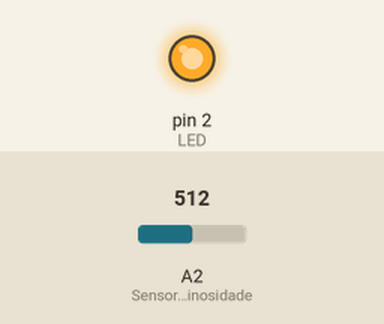
Simulated run of this sketch. Board: Arduino Uno, built with avr-gcc and run on an emulated ATmega328P. Shown: output pins drawn as LEDs (lit = HIGH). The test bench sets the inputs (shaded band); at power-on: A2 (Sensor_de_Luminosidade) = 512. No radio packets arrive unless stated; what the sketch prints to the serial monitor is not drawn.

Above: at 1.2 s.
1.3 s: A2 (Sensor_de_Luminosidade) set to 90
At 3.2 s:
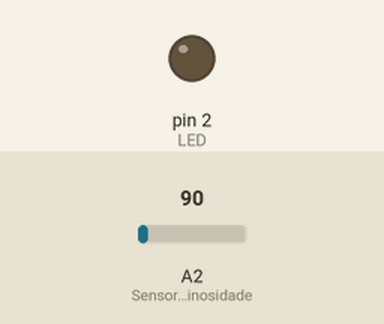
3.5 s: A2 (Sensor_de_Luminosidade) set to 104
At 4.7 s:
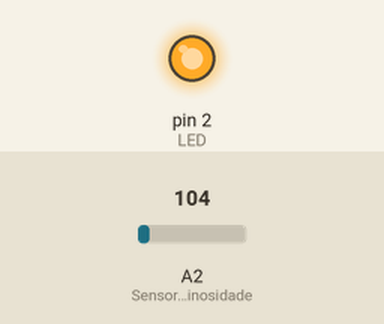
8.4 s: A2 (Sensor_de_Luminosidade) set to 0
At 10.4 s:
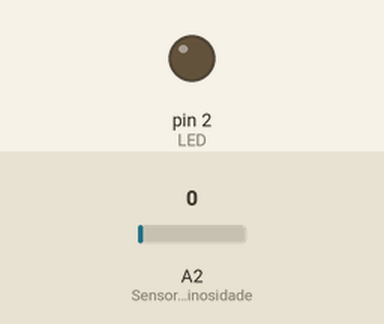
10.7 s: A2 (Sensor_de_Luminosidade) set to 110
At 12.1 s:
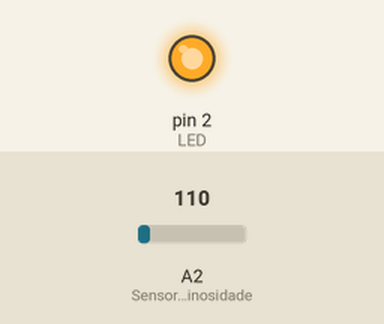
Timing chart, 0 to 16.6 s (numbered marks = the images above; inputs shaded):
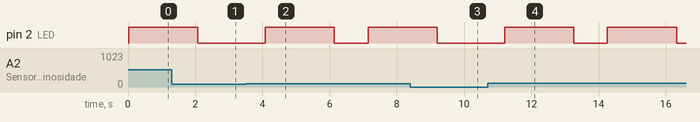

The sketch:

Emissor_SDL.ino
```cpp
//Bibliotecas
#include <SPI.h>
#include <LoRa.h>

//Definição dos pinos utilizados pelo LoRa
#define SS 30
#define RST 13
#define D0 11

void setup() {
  //Inicia comunicação serial
  Serial.begin(115200);

  //Configura o LED e o sensor
  pinMode(2, OUTPUT); //LED
  pinMode(A2, INPUT); //Sensor de Luminosidade

  //Configura os pinos do Lora
  LoRa.setPins(SS, RST, D0);

  //Configurando a frequência do LoRa
  while (!LoRa.begin(915E6)) {
    Serial.println(" ... ");
    delay(500);
  }

  //Sincroniza LoRa Emissor-Receptor
  LoRa.setSyncWord(0xAA);
  Serial.println("Sincronização Completa");
}

void loop() {

    if (analogRead(A2)>=600) //Se o sensor perceber alta claridade
    {
      Serial.print("Emitindo Mensagem: ");

      //Liga o LED
      digitalWrite(2, HIGH);

      //Enviando a mensagem
      LoRa.beginPacket();
      LoRa.print("Alta Luminosidade Percebida");
      LoRa.endPacket();
      delay(2000);

      //Desliga o LED
      digitalWrite(2, LOW);
    }
    else if (analogRead(A2)>=100)
    {
      Serial.print("Emitindo Mensagem: ");

      //Liga o LED
      digitalWrite(2, HIGH);

      //Enviando a mensagem
      LoRa.beginPacket();
      LoRa.print("Alta Luminosidade Percebida");
      LoRa.endPacket();
      delay(2000);

      //Desliga o LED
      digitalWrite(2, LOW);
    }

    delay(1000);
}
```

Measured:
- the behaviour switches between 99 and 100 on A2 (Sensor_de_Luminosidade) (found by bisection; images 1 and 2)
- after the input at 1.3 s, pin 2 (LED): goes on until 2.1 s, then stays LOW
- after the input at 3.5 s, pin 2 (LED): LOW → HIGH after 0.58 s, → LOW 2.1 s later, → HIGH 1.0 s later
- after the input at 8.4 s, pin 2 (LED): goes on until 9.2 s, then stays LOW
- after the input at 10.7 s, pin 2 (LED): alternates HIGH for 2.1 s and LOW for 1.0 s, starting after 0.50 s
